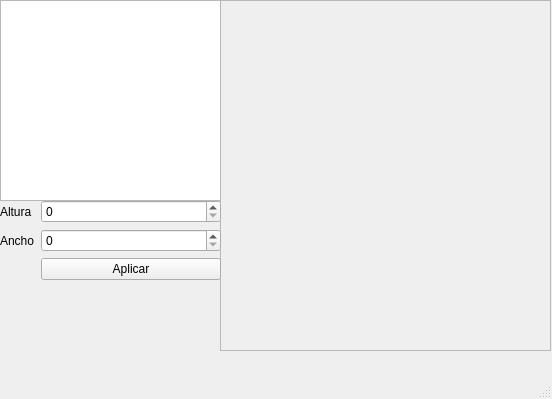
<?xml version="1.0" encoding="UTF-8"?>
<ui version="4.0">
 <class>MainWindow</class>
 <widget class="QMainWindow" name="MainWindow">
  <property name="geometry">
   <rect>
    <x>0</x>
    <y>0</y>
    <width>552</width>
    <height>399</height>
   </rect>
  </property>
  <property name="windowTitle">
   <string>MainWindow</string>
  </property>
  <widget class="QWidget" name="centralwidget">
   <widget class="QScrollArea" name="mapArea">
    <property name="geometry">
     <rect>
      <x>220</x>
      <y>0</y>
      <width>331</width>
      <height>351</height>
     </rect>
    </property>
    <property name="widgetResizable">
     <bool>true</bool>
    </property>
    <widget class="QWidget" name="nada">
     <property name="geometry">
      <rect>
       <x>0</x>
       <y>0</y>
       <width>329</width>
       <height>349</height>
      </rect>
     </property>
    </widget>
   </widget>
   <widget class="ItemList" name="itemList">
    <property name="geometry">
     <rect>
      <x>0</x>
      <y>0</y>
      <width>221</width>
      <height>201</height>
     </rect>
    </property>
   </widget>
   <widget class="QWidget" name="horizontalLayoutWidget">
    <property name="geometry">
     <rect>
      <x>0</x>
      <y>200</y>
      <width>221</width>
      <height>108</height>
     </rect>
    </property>
    <layout class="QHBoxLayout" name="horizontalLayout">
     <item>
      <layout class="QFormLayout" name="formLayout">
       <item row="2" column="1">
        <widget class="QSpinBox" name="spinBox"/>
       </item>
       <item row="2" column="0">
        <widget class="QLabel" name="label_2">
         <property name="text">
          <string>Ancho</string>
         </property>
        </widget>
       </item>
       <item row="3" column="1">
        <widget class="QPushButton" name="pushButton">
         <property name="text">
          <string>Aplicar</string>
         </property>
        </widget>
       </item>
       <item row="1" column="1">
        <widget class="QSpinBox" name="spinBox_3"/>
       </item>
       <item row="1" column="0">
        <widget class="QLabel" name="label">
         <property name="text">
          <string>Altura</string>
         </property>
        </widget>
       </item>
      </layout>
     </item>
    </layout>
   </widget>
  </widget>
  <widget class="QMenuBar" name="menubar">
   <property name="geometry">
    <rect>
     <x>0</x>
     <y>0</y>
     <width>552</width>
     <height>23</height>
    </rect>
   </property>
  </widget>
  <widget class="QStatusBar" name="statusbar"/>
 </widget>
 <customwidgets>
  <customwidget>
   <class>ItemList</class>
   <extends>QListWidget</extends>
   <header>itemList.h</header>
  </customwidget>
 </customwidgets>
 <resources/>
 <connections/>
</ui>
